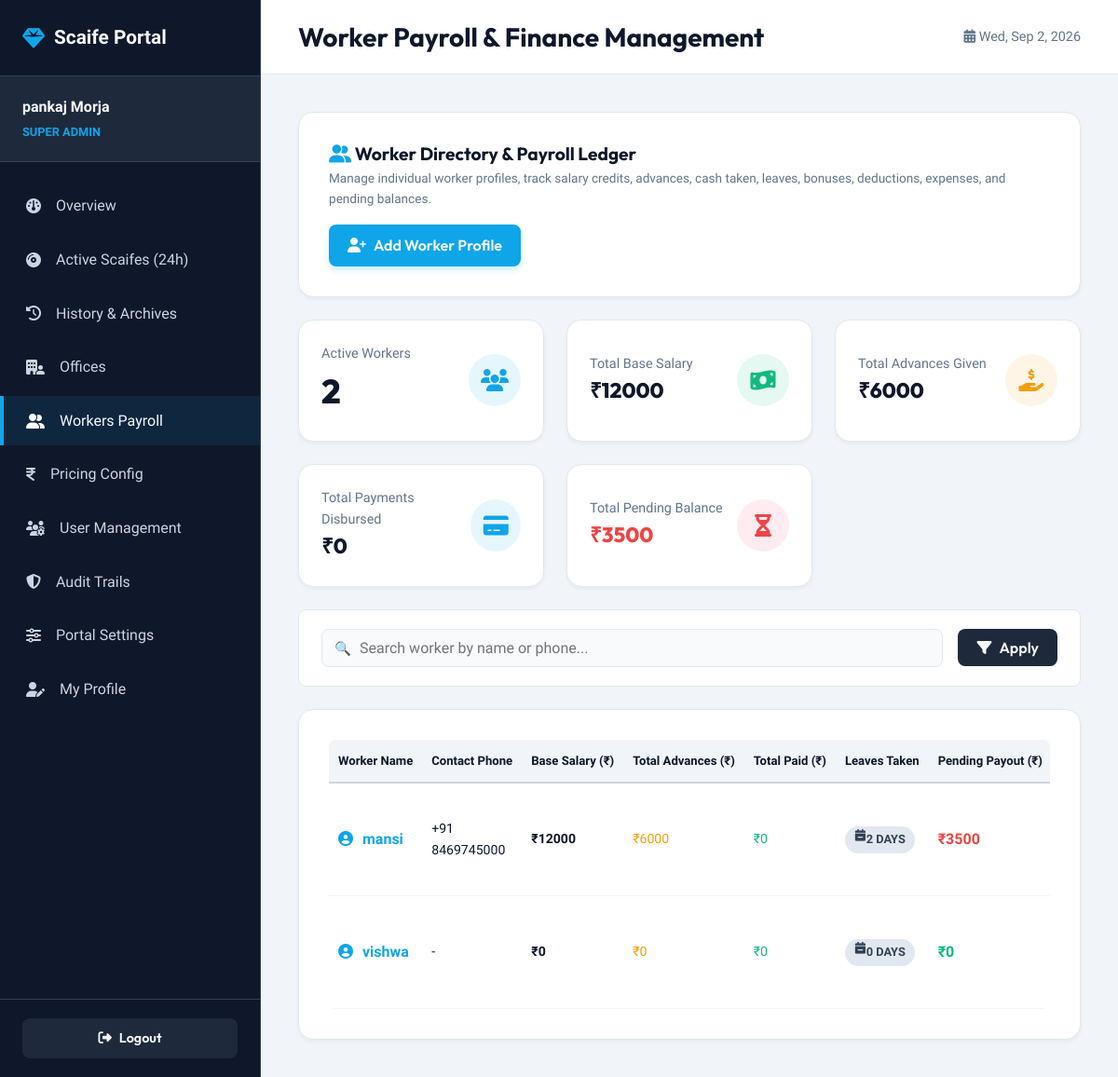
Page /dashboard/workers/ (signed in) on the committed database.
### core/models.py (models this page shows, shortened)
class UserProfile(models.Model):
    ROLE_CHOICES = [
        ('admin', 'Super Admin'),
        ('manager', 'Office Manager'),
        ('worker', 'Office Worker'),
    ]
    user = models.OneToOneField(User, on_delete=models.CASCADE, related_name='profile')
    role = models.CharField(max_length=20, choices=ROLE_CHOICES, default='worker')
    office = models.ForeignKey(Office, on_delete=models.SET_NULL, null=True, blank=True, related_name='staff')

class WorkerProfile(models.Model):
    name = models.CharField(max_length=100)
    phone = models.CharField(max_length=20, blank=True)
    email = models.EmailField(blank=True)
    office = models.ForeignKey(Office, on_delete=models.SET_NULL, null=True, blank=True, related_name='workers')
    user = models.OneToOneField(User, on_delete=models.SET_NULL, null=True, blank=True, related_name='worker_profile')
    base_salary = models.DecimalField(max_digits=10, decimal_places=2, default=0.00, help_text="Base monthly/per-term salary in INR")
    joining_date = models.DateField(null=True, blank=True)
    notes = models.TextField(blank=True)
    is_active = models.BooleanField(default=True)
    created_at = models.DateTimeField(auto_now_add=True)
    def _sum_entries(self, entry_type):
        from decimal import Decimal
        return sum((e.amount for e in self.financial_entries.filter(entry_type=entry_type)), Decimal('0.00'))
    def total_salary(self):
        from decimal import Decimal
        return Decimal(str(self.base_salary))
    def total_advance(self):      return self._sum_entries('advance')
    def total_cash_taken(self):   return self._sum_entries('cash_taken')
    def total_bonus(self):        return self._sum_entries('bonus')
    def total_deductions(self):   return self._sum_entries('deduction')
    def total_expenses(self):     return self._sum_entries('expense')
    def total_payments(self):     return self._sum_entries('payment')
    def total_leaves(self):
        return sum(e.leave_days for e in self.financial_entries.filter(entry_type='leave'))
    def pending_balance(self):
        earnings = self.total_salary() + self.total_bonus() + self.total_expenses()
        deductions_and_payouts = self.total_advance() + self.total_cash_taken() + self.total_deductions() + self.total_payments()
        return earnings - deductions_and_payouts

class WorkerFinancialEntry(models.Model):
    ENTRY_TYPES = [
        ('advance',   '💵 Advance (એડવાન્સ)'),
        ('cash_taken','🏦 Cash Taken (ઉપાડ)'),
        ('leave',     '📅 Leave (રજા)'),
        ('bonus',     '🎁 Bonus (બોનસ)'),
        ('deduction', '➖ Deduction (કપાત)'),
        ('expense',   '💸 Expense (ખર્ચ)'),
        ('payment',   '💳 Payment (ચુકવણી)'),
    ]
    worker     = models.ForeignKey(WorkerProfile, on_delete=models.CASCADE, related_name='financial_entries')
    entry_type = models.CharField(max_length=20, choices=ENTRY_TYPES)
    amount     = models.DecimalField(max_digits=10, decimal_places=2, default=0.00)
    leave_days = models.IntegerField(default=0, help_text="Number of leave days (only for Leave type)")
    date       = models.DateField(default=timezone.now)
    notes      = models.TextField(blank=True)
    created_by = models.ForeignKey(User, on_delete=models.SET_NULL, null=True, blank=True)
    created_at = models.DateTimeField(auto_now_add=True)
    class Meta:
        ordering = ['-date', '-created_at']

### core/views.py (the view)
    def _wrapped_view_func(request, *args, **kwargs):
        if not request.user.is_authenticated:
            return redirect('login')
        if request.user.profile.role not in ['admin', 'manager']:
            messages.error(request, "Access denied. Manager privileges required.")
            return redirect('overview')
        return view_func(request, *args, **kwargs)

### core/context_processors.py (called while the page is built)
def branding_context(request):
    try:
        settings = BrandingSettings.get_solo()
    except Exception:
        settings = None
    return {'branding': settings}

### core/models.py (called while the page is built)
    @classmethod
    def get_solo(cls):
        obj, created = cls.objects.get_or_create(id=1)
        return obj

### core/views.py (called while the page is built)
def manager_or_admin(view_func):
    def _wrapped_view_func(request, *args, **kwargs):
        if not request.user.is_authenticated:
            return redirect('login')
        if request.user.profile.role not in ['admin', 'manager']:
            messages.error(request, "Access denied. Manager privileges required.")
            return redirect('overview')
        return view_func(request, *args, **kwargs)
    return _wrapped_view_func

### core/templates/dashboard/worker_list.html (shortened to what this page needs)
{% extends 'dashboard/dashboard_base.html' %}
{% block db_page_title %}Worker Payroll & Finance Management{% endblock %}
{% block db_content %}
<div class="db-panel" style="margin-bottom: 24px;">
    <div style="display: flex; justify-content: space-between; align-items: center; flex-wrap: wrap; gap: 16px;">
        <div>
            <h3 style="font-size: 1.2rem;">
                <i class="fa-solid fa-user-group" style="color: var(--clr-primary);"></i>
                Worker Directory & Payroll Ledger
            </h3>
            <p style="color: var(--txt-dark-400); font-size: 0.85rem; margin-top: 4px;">
                Manage individual worker profiles, track salary credits, advances, cash taken, leaves, bonuses, deductions, expenses, and pending balances.
            </p>
        </div>
        <div>
            {% if user.profile.role == 'admin' %}
                <a href="{% url 'worker_create' %}" class="btn btn-primary" style="padding: 10px 20px;">
                    <i class="fa-solid fa-user-plus"></i> Add Worker Profile
                </a>
            {% endif %}
        </div>
    </div>
</div>
<div class="widgets-grid" style="margin-bottom: 24px;">
    <div class="widget-card">
        <div class="widget-details">
            <span>Active Workers</span>
            <div class="widget-value">{{ total_workers_count }}</div>
        </div>
        <div class="widget-icon blue"><i class="fa-solid fa-users"></i></div>
    </div>
    <div class="widget-card">
        <div class="widget-details">
            <span>Total Base Salary</span>
            <div class="widget-value" style="font-size: 1.4rem;">₹{{ grand_total_base_salary|floatformat:0 }}</div>
        </div>
        <div class="widget-icon green"><i class="fa-solid fa-money-bill-wave"></i></div>
    </div>
    <div class="widget-card">
        <div class="widget-details">
            <span>Total Advances Given</span>
            <div class="widget-value" style="font-size: 1.4rem;">₹{{ grand_total_advances|floatformat:0 }}</div>
        </div>
        <div class="widget-icon amber"><i class="fa-solid fa-hand-holding-dollar"></i></div>
    </div>
    <div class="widget-card">
        <div class="widget-details">
            <span>Total Payments Disbursed</span>
            <div class="widget-value" style="font-size: 1.4rem;">₹{{ grand_total_payments|floatformat:0 }}</div>
        </div>
        <div class="widget-icon blue"><i class="fa-solid fa-credit-card"></i></div>
    </div>
    <div class="widget-card">
        <div class="widget-details">
            <span>Total Pending Balance</span>
            <div class="widget-value" style="font-size: 1.4rem; color: {% if grand_total_pending > 0 %}var(--clr-danger){% else %}var(--clr-success){% endif %};">
                ₹{{ grand_total_pending|floatformat:0 }}
            </div>
        </div>
        <div class="widget-icon red"><i class="fa-solid fa-hourglass-half"></i></div>
    </div>
</div>
<form method="GET" action="{% url 'worker_list' %}" class="filter-bar" style="margin-bottom: 24px;">
    <div class="search-input">
        <input type="text" name="q" value="{{ query }}" placeholder="Search worker by name or phone...">
    </div>
    <button type="submit" class="btn btn-dark" style="padding: 10px 20px;"><i class="fa-solid fa-filter"></i> Apply</button>
</form>
<div class="db-panel">
    <div class="table-responsive">
        <table class="db-table">
            <thead>
                <tr>
                    <th>Worker Name</th>
                    <th>Contact Phone</th>
                    <th>Base Salary (₹)</th>
                    <th>Total Advances (₹)</th>
                    <th>Total Paid (₹)</th>
                    <th>Leaves Taken</th>
                    <th>Pending Payout (₹)</th>
                </tr>
            </thead>
            <tbody>
                {% for worker in workers %}
                <tr>
                    <td>
                        <strong style="color: var(--clr-primary); font-size: 1rem;">
                            <i class="fa-solid fa-circle-user" style="margin-right: 6px;"></i> {{ worker.name }}
                        </strong>
                    </td>
                    <td>{{ worker.phone|default:"-" }}</td>
                    <td><strong>₹{{ worker.base_salary|floatformat:0 }}</strong></td>
                    <td><span style="color: var(--clr-warning);">₹{{ worker.total_advance|floatformat:0 }}</span></td>
                    <td><span style="color: var(--clr-success);">₹{{ worker.total_payments|floatformat:0 }}</span></td>
                    <td>
                        <span class="badge badge-received">
                            <i class="fa-solid fa-calendar-minus"></i> {{ worker.total_leaves }} days
                        </span>
                    </td>
                    <td>
                        <strong style="font-size: 1rem; color: {% if worker.pending_balance > 0 %}var(--clr-danger){% else %}var(--clr-success){% endif %};">
                            ₹{{ worker.pending_balance|floatformat:0 }}
                        </strong>
                    </td>
                </tr>
                {% empty %}
                <tr>
                    <td colspan="8" class="text-center" style="padding: 40px; color: var(--txt-dark-400);">
                        No worker profiles registered yet.
                    </td>
                </tr>
                {% endfor %}
            </tbody>
        </table>
    </div>
</div>
{% endblock %}

### core/templates/dashboard/dashboard_base.html (shortened to what this page needs)
{% load static %}
<!DOCTYPE html>
<html lang="en">
<head>
    <link rel="stylesheet" href="{% static 'css/styles.css' %}">
    <link rel="stylesheet" href="https://cdnjs.cloudflare.com/ajax/libs/font-awesome/6.4.0/css/all.min.css">
</head>
<body class="dashboard-wrapper">
    <aside class="db-sidebar">
        <div class="sidebar-header">
            <a href="{% url 'home' %}" style="display: flex; align-items: center; gap: 10px;">
                {% if branding and branding.logo %}
                    <img src="{{ branding.logo.url }}" alt="{{ branding.company_name }}" style="height: 36px; object-fit: contain;">
                {% else %}
                    <i class="fa-solid fa-gem" style="color: var(--clr-primary); font-size: 1.5rem;"></i>
                {% endif %}
                <span class="sidebar-logo-text">Scaife Portal</span>
            </a>
        </div>
        <div class="sidebar-user">
            <span class="user-name">{{ user.first_name }} {{ user.last_name }}</span>
            <span class="user-role">{{ user.profile.get_role_display }}</span>
        </div>
        <ul class="sidebar-menu">
            <li class="sidebar-item {% if request.resolver_match.url_name == 'overview' %}active{% endif %}">
                <a href="{% url 'overview' %}"><i class="fa-solid fa-gauge"></i> Overview</a>
            </li>
            <li class="sidebar-item {% if request.resolver_match.url_name == 'scaife_list' %}active{% endif %}">
                <a href="{% url 'scaife_list' %}"><i class="fa-solid fa-compact-disc"></i> Active Scaifes (24h)</a>
            </li>
            <li class="sidebar-item {% if request.resolver_match.url_name == 'scaife_history' %}active{% endif %}">
                <a href="{% url 'scaife_history' %}"><i class="fa-solid fa-clock-rotate-left"></i> History & Archives</a>
            </li>
            {% if user.profile.role == 'admin' %}
                <li class="sidebar-item {% if 'offices' in request.path %}active{% endif %}">
                    <a href="{% url 'office_list' %}"><i class="fa-solid fa-building-user"></i> Offices</a>
                </li>
                <li class="sidebar-item {% if 'workers' in request.path %}active{% endif %}">
                    <a href="{% url 'worker_list' %}"><i class="fa-solid fa-user-group"></i> Workers Payroll</a>
                </li>
                <li class="sidebar-item {% if 'pricing' in request.path %}active{% endif %}">
                    <a href="{% url 'pricing_edit' %}"><i class="fa-solid fa-indian-rupee-sign"></i> Pricing Config</a>
                </li>
                <li class="sidebar-item {% if 'users' in request.path %}active{% endif %}">
                    <a href="{% url 'user_list' %}"><i class="fa-solid fa-users-gear"></i> User Management</a>
                </li>
                <li class="sidebar-item {% if 'logs' in request.path %}active{% endif %}">
                    <a href="{% url 'activity_logs' %}"><i class="fa-solid fa-shield-halved"></i> Audit Trails</a>
                </li>
                <li class="sidebar-item {% if 'settings' in request.path and 'profile' not in request.path %}active{% endif %}">
                    <a href="{% url 'settings_edit' %}"><i class="fa-solid fa-sliders"></i> Portal Settings</a>
                </li>
            {% endif %}
            <li class="sidebar-item {% if 'profile' in request.path %}active{% endif %}">
                <a href="{% url 'profile_edit' %}"><i class="fa-solid fa-user-pen"></i> My Profile</a>
            </li>
        </ul>
        <div class="sidebar-footer">
            <a href="{% url 'logout' %}" class="btn btn-dark" style="width: 100%; font-size: 0.9rem; padding: 10px;">
                <i class="fa-solid fa-right-from-bracket"></i> Logout
            </a>
        </div>
    </aside>
    <div class="db-main">
        <header class="db-header">
            <div style="display: flex; align-items: center; gap: 16px;">
                <div class="db-title">
                    <h1>{% block db_page_title %}Overview{% endblock %}</h1>
                </div>
            </div>
            <div class="db-header-actions">
                <span style="font-size: 0.9rem; color: var(--txt-dark-400);">
                    <i class="fa-solid fa-calendar-days"></i> <span id="current-date"></span>
                </span>
            </div>
        </header>
        <main class="db-content">
            {% block db_content %}{% endblock %}
        </main>
    </div>
</body>
</html>

### rows in the picture
WorkerProfile: name "mansi", phone "+91 8469745000", base_salary "12000", total_advance "6000", total_payments "0", total_leaves "2", pending_balance "3500"
WorkerProfile: name "vishwa", phone "-", base_salary "0", total_advance "0", total_payments "0", total_leaves "0", pending_balance "0"

### other values in the picture
{{ user.first_name }} "pankaj"
{{ user.last_name }} "Morja"
{{ user.profile.get_role_display }} "SUPER ADMIN"
{{ total_workers_count }} "2"
{{ grand_total_base_salary|floatformat:0 }} "12000"
{{ grand_total_advances|floatformat:0 }} "6000"
{{ grand_total_payments|floatformat:0 }} "0"
{{ grand_total_pending|floatformat:0 }} "3500"
